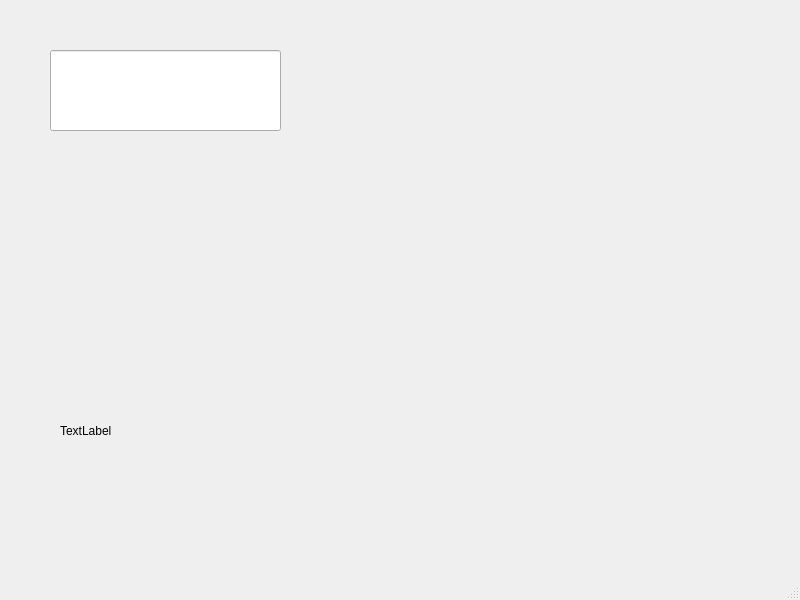
<?xml version="1.0" encoding="UTF-8"?>
<ui version="4.0">
 <class>MainWindow</class>
 <widget class="QMainWindow" name="MainWindow">
  <property name="geometry">
   <rect>
    <x>0</x>
    <y>0</y>
    <width>800</width>
    <height>600</height>
   </rect>
  </property>
  <property name="windowTitle">
   <string>MainWindow</string>
  </property>
  <widget class="QWidget" name="centralwidget">
   <widget class="QLabel" name="label">
    <property name="geometry">
     <rect>
      <x>60</x>
      <y>390</y>
      <width>221</width>
      <height>81</height>
     </rect>
    </property>
    <property name="text">
     <string>TextLabel</string>
    </property>
   </widget>
   <widget class="QLineEdit" name="lineEdit">
    <property name="geometry">
     <rect>
      <x>50</x>
      <y>50</y>
      <width>231</width>
      <height>81</height>
     </rect>
    </property>
   </widget>
  </widget>
  <widget class="QMenuBar" name="menubar">
   <property name="geometry">
    <rect>
     <x>0</x>
     <y>0</y>
     <width>800</width>
     <height>25</height>
    </rect>
   </property>
  </widget>
  <widget class="QStatusBar" name="statusbar"/>
 </widget>
 <resources/>
 <connections/>
</ui>
